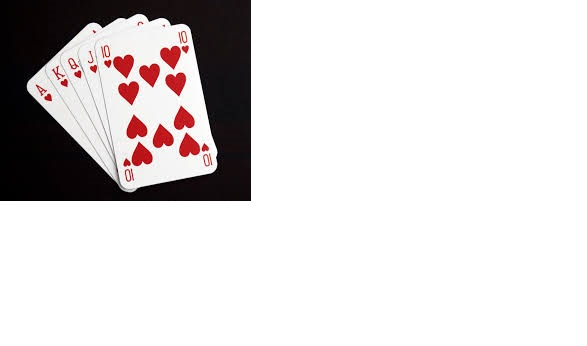
#> input picture cards.jpg, 587 x 346 px
$ python CHAPTER5.py
#> lines starting #> are read from the running program, lines starting #| are printed output that depends on the picture
import cv2
import  numpy as np
img = cv2.imread("cards.jpg")
#> img is the input picture: shape (346, 587, 3); mean B, G, R 215.5, 215.3, 218.9
width,height = 250,350
pts1 = np.float32([[99,46],[185,24],[125,188],[213,170]])
pts2 = np.float32([[0,0],[width,0],[0,height],[width,height]])
matrix = cv2.getPerspectiveTransform(pts1,pts2)
image = cv2.warpPerspective(img,matrix,(width,height))
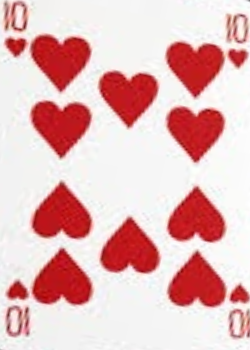
#> image: shape (350, 250, 3); mean B, G, R 185.3, 184.9, 228.6
cv2.imshow("Warp",image)
cv2.waitKey(0)
